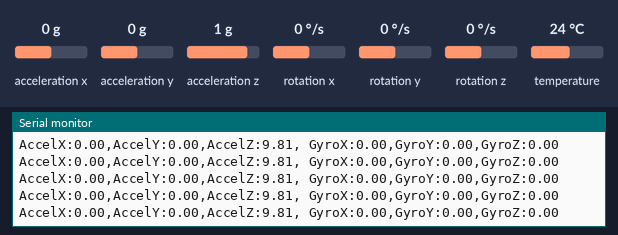
Bench run of a sketch on a simulated ESP32. Parts: the last lines printed to the serial monitor. The inputs (shaded band) are chosen by the test bench; at power-on: acceleration x 0 g, acceleration y 0 g, acceleration z 1 g, rotation x 0 °/s, rotation y 0 °/s, rotation z 0 °/s, temperature 24 °C.

Above: at 2.3 s.
2.4 s: acceleration x set to -1.4 g
At 3.3 s:
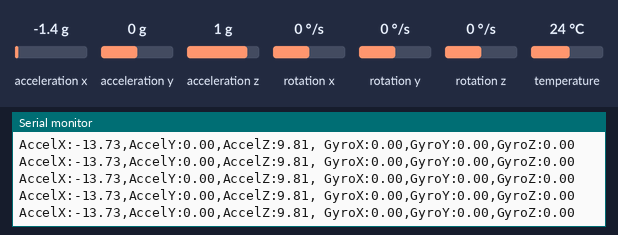
3.9 s: acceleration y set to -1.4 g
At 4.5 s:
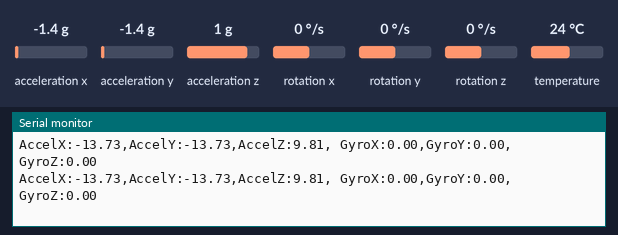
5.4 s: acceleration x set to 0 g
At 6.3 s:
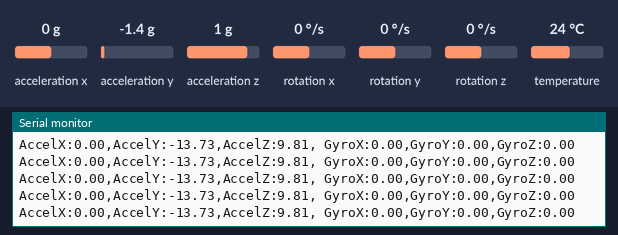
8.4 s: acceleration z set to -1.4 g
At 9.4 s:
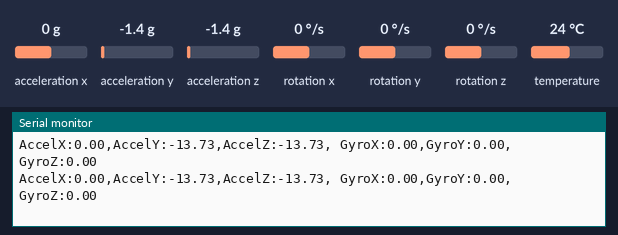
9.9 s: rotation x set to -192 °/s
At 10.4 s:
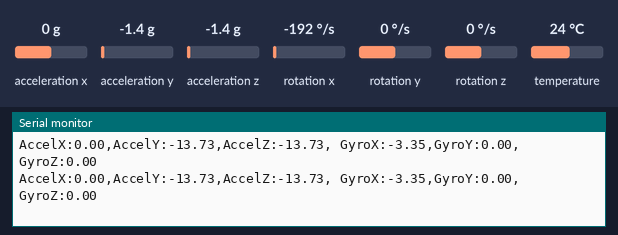

The sketch:

to_check_if_mpu_is_working_or_not.ino
```cpp
#include <Wire.h>
#include <Adafruit_MPU6050.h>
#include <Adafruit_Sensor.h>

Adafruit_MPU6050 mpu;

void setup() {
  Serial.begin(115200);
  delay(1000); // Give some time for the serial monitor to start

  // Initialize I2C with ESP32's default SDA (GPIO21) and SCL (GPIO22)
  Wire.begin(21, 22);

  Serial.println("Adafruit MPU6050 test!");

  if (!mpu.begin()) {
    Serial.println("Failed to find MPU6050 chip");
    while (1) {
      delay(10);
    }
  }
  Serial.println("MPU6050 Found!");

  // Setup motion detection
  mpu.setHighPassFilter(MPU6050_HIGHPASS_0_63_HZ);
  mpu.setMotionDetectionThreshold(1);
  mpu.setMotionDetectionDuration(20);
  mpu.setInterruptPinLatch(true);  // Keep it latched. Will turn off when reinitialized.
  mpu.setInterruptPinPolarity(true);
  mpu.setMotionInterrupt(true);

  Serial.println("Setup Complete");
  delay(100);
}

void loop() {
  if (mpu.getMotionInterruptStatus()) {
    sensors_event_t a, g, temp;
    mpu.getEvent(&a, &g, &temp);

    Serial.print("AccelX:"); Serial.print(a.acceleration.x); Serial.print(",");
    Serial.print("AccelY:"); Serial.print(a.acceleration.y); Serial.print(",");
    Serial.print("AccelZ:"); Serial.print(a.acceleration.z); Serial.print(", ");
    Serial.print("GyroX:"); Serial.print(g.gyro.x); Serial.print(",");
    Serial.print("GyroY:"); Serial.print(g.gyro.y); Serial.print(",");
    Serial.print("GyroZ:"); Serial.print(g.gyro.z); Serial.println("");
  }

  delay(10);
}
```

Measured:
- after the input at 2.4 s, the serial monitor: prints a new line at once (image 1)
- after the input at 3.9 s, the serial monitor: prints a new line at once (image 2)
- after the input at 5.4 s, the serial monitor: prints a new line at once (image 3)
- after the input at 8.4 s, the serial monitor: prints a new line at once (image 4)
- after the input at 9.9 s, the serial monitor: prints a new line at once (image 5)
